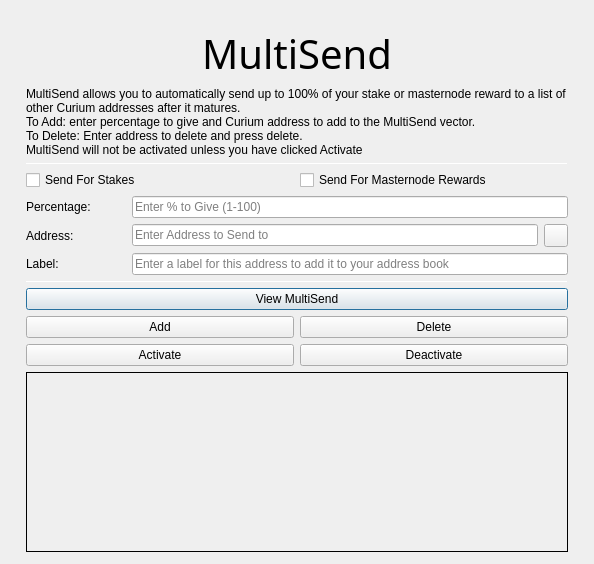
<?xml version="1.0" encoding="UTF-8"?>
<ui version="4.0">
 <class>MultiSendDialog</class>
 <widget class="QDialog" name="MultiSendDialog">
  <property name="windowModality">
   <enum>Qt::NonModal</enum>
  </property>
  <property name="geometry">
   <rect>
    <x>0</x>
    <y>0</y>
    <width>594</width>
    <height>526</height>
   </rect>
  </property>
  <property name="windowTitle">
   <string>MultiSend</string>
  </property>
  <layout class="QVBoxLayout" name="verticalLayout" stretch="0">
   <property name="leftMargin">
    <number>6</number>
   </property>
   <property name="topMargin">
    <number>6</number>
   </property>
   <property name="rightMargin">
    <number>6</number>
   </property>
   <property name="bottomMargin">
    <number>6</number>
   </property>
   <item>
    <layout class="QVBoxLayout" name="verticalLayout_Main" stretch="0,1,1,1,0,1,1,1">
     <property name="leftMargin">
      <number>20</number>
     </property>
     <property name="topMargin">
      <number>20</number>
     </property>
     <property name="rightMargin">
      <number>20</number>
     </property>
     <property name="bottomMargin">
      <number>20</number>
     </property>
     <item>
      <widget class="QLabel" name="multiSendHeader">
       <property name="font">
        <font>
         <family>Hind</family>
         <pointsize>30</pointsize>
         <weight>50</weight>
         <bold>false</bold>
        </font>
       </property>
       <property name="text">
        <string>MultiSend</string>
       </property>
       <property name="alignment">
        <set>Qt::AlignCenter</set>
       </property>
      </widget>
     </item>
     <item>
      <widget class="QLabel" name="label_2">
       <property name="lineWidth">
        <number>1</number>
       </property>
       <property name="text">
        <string>MultiSend allows you to automatically send up to 100% of your stake or masternode reward to a list of other Curium addresses after it matures.
To Add: enter percentage to give and Curium address to add to the MultiSend vector.
To Delete: Enter address to delete and press delete.
MultiSend will not be activated unless you have clicked Activate</string>
       </property>
       <property name="alignment">
        <set>Qt::AlignLeading|Qt::AlignLeft|Qt::AlignTop</set>
       </property>
       <property name="wordWrap">
        <bool>true</bool>
       </property>
      </widget>
     </item>
     <item>
      <widget class="Line" name="line">
       <property name="minimumSize">
        <size>
         <width>0</width>
         <height>1</height>
        </size>
       </property>
       <property name="maximumSize">
        <size>
         <width>16777215</width>
         <height>1</height>
        </size>
       </property>
       <property name="orientation">
        <enum>Qt::Horizontal</enum>
       </property>
      </widget>
     </item>
     <item>
      <layout class="QVBoxLayout" name="verticalLayout_Settings">
       <item>
        <layout class="QHBoxLayout" name="horizontalLayout">
         <item>
          <widget class="QCheckBox" name="multiSendStakeCheckBox">
           <property name="text">
            <string>Send For Stakes</string>
           </property>
          </widget>
         </item>
         <item>
          <widget class="QCheckBox" name="multiSendMasternodeCheckBox">
           <property name="text">
            <string>Send For Masternode Rewards</string>
           </property>
          </widget>
         </item>
        </layout>
       </item>
       <item>
        <layout class="QHBoxLayout" name="horizontalLayout_6">
         <item>
          <widget class="QLabel" name="label">
           <property name="minimumSize">
            <size>
             <width>100</width>
             <height>0</height>
            </size>
           </property>
           <property name="toolTip">
            <string>Percentage of stake to send</string>
           </property>
           <property name="text">
            <string>Percentage:</string>
           </property>
          </widget>
         </item>
         <item>
          <widget class="QLineEdit" name="multiSendPercentEdit">
           <property name="toolTip">
            <string>Enter whole numbers 1 - 100</string>
           </property>
           <property name="placeholderText">
            <string>Enter % to Give (1-100)</string>
           </property>
          </widget>
         </item>
        </layout>
       </item>
       <item>
        <layout class="QHBoxLayout" name="horizontalLayout_7">
         <item>
          <widget class="QLabel" name="label_5">
           <property name="minimumSize">
            <size>
             <width>100</width>
             <height>0</height>
            </size>
           </property>
           <property name="toolTip">
            <string>Address to send portion of stake to</string>
           </property>
           <property name="text">
            <string>Address:</string>
           </property>
          </widget>
         </item>
         <item>
          <widget class="QLineEdit" name="multiSendAddressEdit">
           <property name="toolTip">
            <string/>
           </property>
           <property name="placeholderText">
            <string>Enter Address to Send to</string>
           </property>
          </widget>
         </item>
         <item>
          <widget class="QToolButton" name="addressBookButton">
           <property name="maximumSize">
            <size>
             <width>16777215</width>
             <height>32</height>
            </size>
           </property>
           <property name="toolTip">
            <string>Choose an address from the address book</string>
           </property>
           <property name="text">
            <string/>
           </property>
           <property name="icon">
            <iconset resource="../curium.qrc">
             <normaloff>:/icons/address-book</normaloff>:/icons/address-book</iconset>
           </property>
           <property name="shortcut">
            <string>Alt+A</string>
           </property>
          </widget>
         </item>
        </layout>
       </item>
      </layout>
     </item>
     <item>
      <layout class="QHBoxLayout" name="horizontalLayout_3">
       <item>
        <widget class="QLabel" name="label_3">
         <property name="minimumSize">
          <size>
           <width>100</width>
           <height>0</height>
          </size>
         </property>
         <property name="text">
          <string>Label:</string>
         </property>
        </widget>
       </item>
       <item>
        <widget class="QLineEdit" name="labelAddressLabelEdit">
         <property name="placeholderText">
          <string>Enter a label for this address to add it to your address book</string>
         </property>
        </widget>
       </item>
      </layout>
     </item>
     <item>
      <widget class="Line" name="line_2">
       <property name="minimumSize">
        <size>
         <width>0</width>
         <height>1</height>
        </size>
       </property>
       <property name="maximumSize">
        <size>
         <width>16777215</width>
         <height>1</height>
        </size>
       </property>
       <property name="orientation">
        <enum>Qt::Horizontal</enum>
       </property>
      </widget>
     </item>
     <item>
      <layout class="QVBoxLayout" name="verticalLayout_Buttons">
       <item>
        <layout class="QHBoxLayout" name="horizontalLayout_4">
         <item>
          <widget class="QPushButton" name="viewButton">
           <property name="toolTip">
            <string/>
           </property>
           <property name="statusTip">
            <string>View MultiSend Vector</string>
           </property>
           <property name="text">
            <string>View MultiSend</string>
           </property>
          </widget>
         </item>
        </layout>
       </item>
       <item>
        <layout class="QHBoxLayout" name="horizontalLayout_2">
         <item>
          <widget class="QPushButton" name="addButton">
           <property name="toolTip">
            <string/>
           </property>
           <property name="statusTip">
            <string>Add to MultiSend Vector</string>
           </property>
           <property name="text">
            <string>Add</string>
           </property>
          </widget>
         </item>
         <item>
          <widget class="QPushButton" name="deleteButton">
           <property name="toolTip">
            <string/>
           </property>
           <property name="statusTip">
            <string>Delete Address From MultiSend Vector</string>
           </property>
           <property name="text">
            <string>Delete</string>
           </property>
          </widget>
         </item>
        </layout>
       </item>
       <item>
        <layout class="QHBoxLayout" name="horizontalLayout_5">
         <item>
          <widget class="QPushButton" name="activateButton">
           <property name="statusTip">
            <string>Activate MultiSend</string>
           </property>
           <property name="text">
            <string>Activate</string>
           </property>
          </widget>
         </item>
         <item>
          <widget class="QPushButton" name="disableButton">
           <property name="statusTip">
            <string>Deactivate MultiSend</string>
           </property>
           <property name="text">
            <string>Deactivate</string>
           </property>
          </widget>
         </item>
        </layout>
       </item>
      </layout>
     </item>
     <item>
      <widget class="QLabel" name="message">
       <property name="minimumSize">
        <size>
         <width>0</width>
         <height>180</height>
        </size>
       </property>
       <property name="frameShape">
        <enum>QFrame::Panel</enum>
       </property>
       <property name="frameShadow">
        <enum>QFrame::Plain</enum>
       </property>
       <property name="lineWidth">
        <number>1</number>
       </property>
       <property name="midLineWidth">
        <number>1</number>
       </property>
       <property name="text">
        <string/>
       </property>
       <property name="alignment">
        <set>Qt::AlignLeading|Qt::AlignLeft|Qt::AlignTop</set>
       </property>
       <property name="wordWrap">
        <bool>true</bool>
       </property>
      </widget>
     </item>
    </layout>
   </item>
  </layout>
 </widget>
 <resources>
  <include location="../curium.qrc"/>
 </resources>
 <connections/>
</ui>
